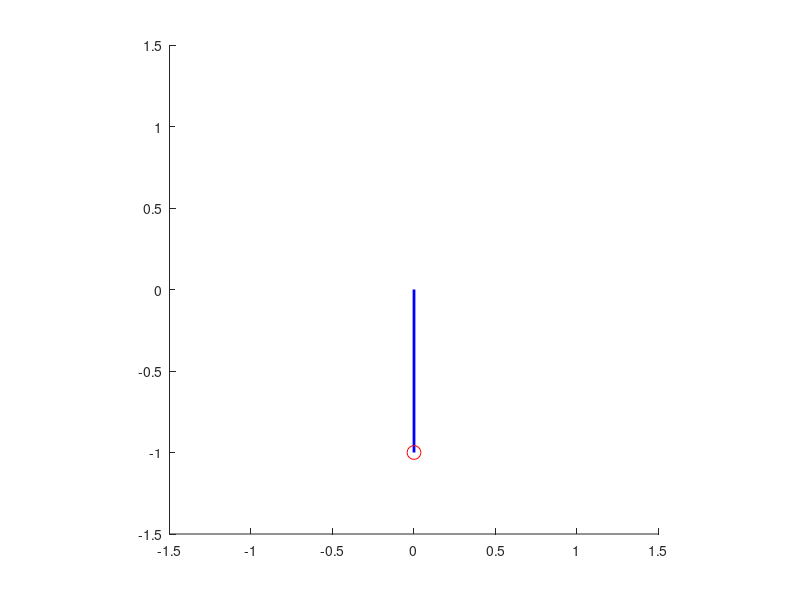

MATLAB code for this plot: (Note: this script raises an error after producing the figure.)
% Simple Pendulum Animation with Damping and LQR Control
clear; clc; % Clear workspace and command window

% Parameters
g = 9.81; % Acceleration due to gravity (m/s^2)
L = 1;    % Length of the pendulum (m)
theta0 = 0; % Initial angle (radians)
omega0 = 0;    % Initial angular velocity (rad/s)
tspan = [0 100]; % Time span for the simulation (0 to 10 seconds)
m = 1;    % Mass of the pendulum (kg)

% State-space representation (linearized system)
A = [0 1; -g/L 0];
B = [0; 1/(m*L^2)];
C = eye(2);
D = [0; 0];

% LQR design
Q = [5000 0; 0 10000]; % State cost matrix
R = 70;           % Control effort cost
K = lqr(A, B, Q, R); % LQR gain

% Desired final state (theta, omega)
theta_des = 3*pi/4;  % Desired final angle (radians)
omega_des = 0;  % Desired final angular velocity (rad/s)
y_des = [theta_des; omega_des];

% ODE function with LQR control towards desired state
pendulumODE = @(t, y) (A - B*K)*(y - y_des);

% Initial conditions
initialConditions = [theta0; omega0];

% Solve the ODE
[t, y] = ode45(pendulumODE, tspan, initialConditions);

% Create a figure for the animation
figure;
axis equal; % Set equal scaling for x and y axes
xlim([-1.5 1.5]);
ylim([-1.5 1.5]);
hold on;

% Create a line object for the pendulum
pendulumLine = line([0, L*sin(y(1,1))], [0, -L*cos(y(1,1))], 'LineWidth', 2, 'Color', 'b');
bob = plot(L*sin(y(1,1)), -L*cos(y(1,1)), 'ro', 'MarkerSize', 10); % Bob of the pendulum

% Animation loop
for i = 1:length(t)
    % Update pendulum position
    pendulumLine.XData = [0, L*sin(y(i, 1))];
    pendulumLine.YData = [0, -L*cos(y(i, 1))];
    bob.XData = L*sin(y(i, 1));
    bob.YData = -L*cos(y(i, 1));
    
    % Pause to create animation effect
    pause(0.05); % Adjust the pause duration for speed of animation
end

hold off;
title('Damped Simple Pendulum Simulation with LQR Control');
xlabel('X Position (m)');
ylabel('Y Position (m)');
grid on;